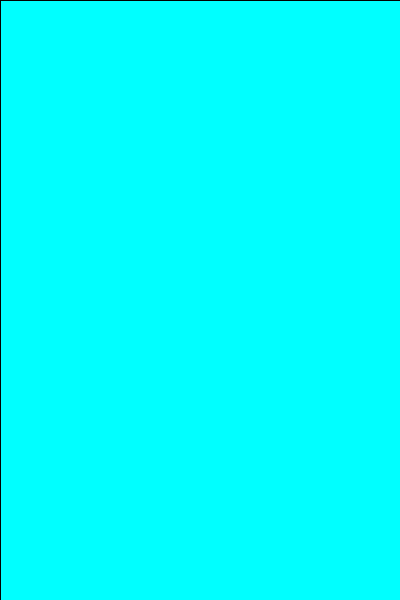
Frame 1 (no input)
Frame 60 (the mouse pressed at the canvas centre just before this capture): identical to frame 1, image omitted
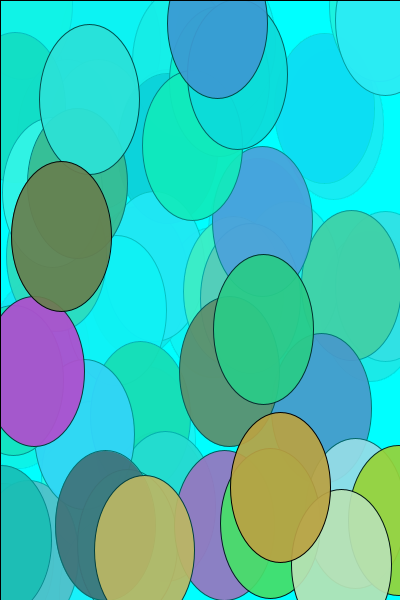
Frame 120 (the mouse held since frame 60 and released just before this capture)

The Processing sketch that drew these frames (run headless with seeded random() and noise(); from frame 60 on, the mouse is pressed at the canvas centre):

// Processing sketch: processing_48460
// ── processing_48460.pde

void setup()
{
  size(400,600);
  background(0,255,255);
  smooth();
  textAlign(CENTER);
  frameRate(15);

}

void draw()
{
  textSize(50);
  fill(0,255,255,10);
  rect(0,0,width,height);
  fill(random(255),random(255),random(255),235);
  ellipse(random(width),random(height),mouseX/2,mouseY/2);
  
}


void mousePressed()
{
  fill(255,0,0);
  if(mouseY>height/2)
    { 
      fill(0,255,0);
    }
  text("Merry Christmas!", random(width), random(height));
}
